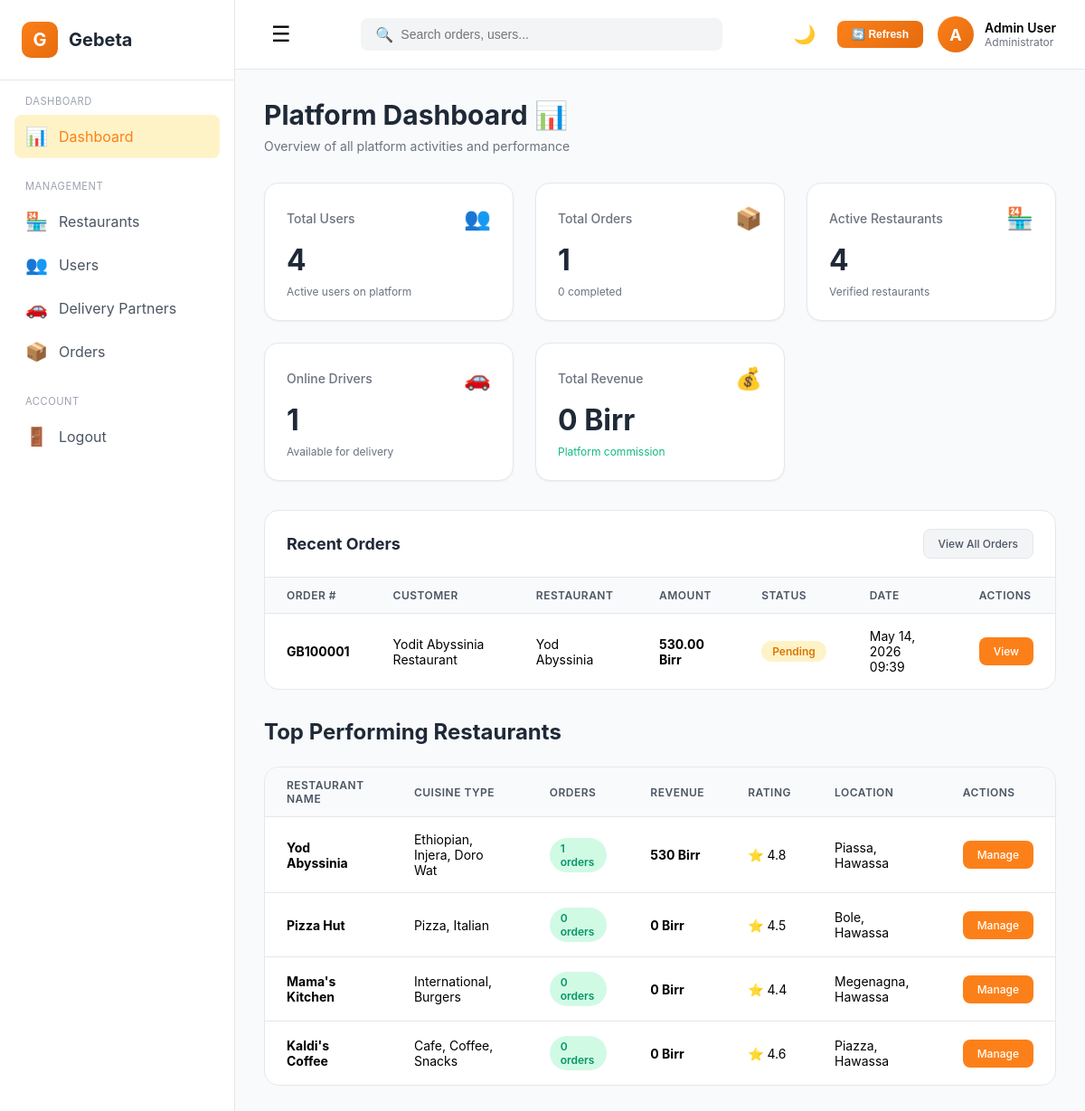
Page /admin/dashboard.php (signed in) on the committed database.
### tables this page shows
CREATE TABLE orders (
    id INT PRIMARY KEY AUTO_INCREMENT,
    order_number VARCHAR(20) UNIQUE NOT NULL,
    user_id INT NOT NULL,
    restaurant_id INT NOT NULL,
    delivery_address TEXT NOT NULL,
    payment_method ENUM('cash', 'bank_transfer', 'telebirr', 'mpesa', 'wallet') DEFAULT 'cash',
    payment_status ENUM('pending', 'paid', 'failed') DEFAULT 'pending',
    total_amount DECIMAL(10,2) NOT NULL,
    delivery_fee DECIMAL(10,2) DEFAULT 0,
    status ENUM('pending', 'confirmed', 'preparing', 'ready', 'out_for_delivery', 'delivered', 'cancelled') DEFAULT 'pending',
    created_at TIMESTAMP DEFAULT CURRENT_TIMESTAMP,
    updated_at TIMESTAMP DEFAULT CURRENT_TIMESTAMP ON UPDATE CURRENT_TIMESTAMP,
    FOREIGN KEY (user_id) REFERENCES users(id) ON DELETE CASCADE,
    FOREIGN KEY (restaurant_id) REFERENCES restaurants(id) ON DELETE CASCADE
);

CREATE TABLE users (
    id INT PRIMARY KEY AUTO_INCREMENT,
    name VARCHAR(100) NOT NULL,
    email VARCHAR(100) UNIQUE NOT NULL,
    phone VARCHAR(20) UNIQUE NOT NULL,
    password VARCHAR(255) NOT NULL,
    google_id VARCHAR(255) UNIQUE DEFAULT NULL,
    role ENUM('customer', 'restaurant', 'admin', 'delivery') DEFAULT 'customer',
    status ENUM('active', 'inactive', 'suspended', 'pending') DEFAULT 'active',
    latitude DECIMAL(10,8) DEFAULT NULL,
    longitude DECIMAL(11,8) DEFAULT NULL,
    location_name VARCHAR(255) DEFAULT NULL,
    profile_picture VARCHAR(255) DEFAULT NULL,
    location_updated_at TIMESTAMP DEFAULT CURRENT_TIMESTAMP ON UPDATE CURRENT_TIMESTAMP,
    email_verified BOOLEAN DEFAULT FALSE,
    verified_at DATETIME NULL,
    created_at TIMESTAMP DEFAULT CURRENT_TIMESTAMP
);

CREATE TABLE restaurants (
    id INT PRIMARY KEY AUTO_INCREMENT,
    user_id INT NOT NULL,
    name VARCHAR(150) NOT NULL,
    description TEXT,
    cuisine_type VARCHAR(200),
    location VARCHAR(200) NOT NULL,
    phone VARCHAR(20) NOT NULL,
    opening_time TIME,
    closing_time TIME,
    image VARCHAR(255),
    rating DECIMAL(2,1) DEFAULT 0.0,
    status ENUM('pending', 'active', 'suspended') DEFAULT 'pending',
    latitude DECIMAL(10,8) DEFAULT NULL,
    longitude DECIMAL(11,8) DEFAULT NULL,
    delivery_time VARCHAR(50) DEFAULT NULL,
    delivery_fee DECIMAL(10,2) DEFAULT 0.00,
    created_at TIMESTAMP DEFAULT CURRENT_TIMESTAMP,
    FOREIGN KEY (user_id) REFERENCES users(id) ON DELETE CASCADE,
    INDEX idx_location (latitude, longitude)
);

### admin/dashboard.php (the view, shortened to what this page needs)
<?php
require_once __DIR__ . '/../includes/db.php';
$adminName = $_SESSION['user']['name'];
$stmt = $pdo->query('SELECT COUNT(*) FROM users');
$totalUsers = $stmt->fetchColumn();
$stmt = $pdo->query('SELECT COUNT(*) FROM orders');
$totalOrders = $stmt->fetchColumn();
$stmt = $pdo->prepare('SELECT COUNT(*) FROM restaurants WHERE status = ?');
$stmt->execute(['active']);
$activeRestaurants = $stmt->fetchColumn();
$stmt = $pdo->prepare('SELECT COUNT(*) FROM delivery_partners WHERE status = ?');
$stmt->execute(['online']);
$activeDeliveryPartners = $stmt->fetchColumn();
$stmt = $pdo->prepare('SELECT SUM(total_amount) FROM orders WHERE payment_status = ?');
$stmt->execute(['completed']);
$totalRevenue = $stmt->fetchColumn() ?: 0;
$stmt = $pdo->prepare('SELECT COUNT(*) FROM orders WHERE payment_status = ?');
$stmt->execute(['completed']);
$completedOrders = $stmt->fetchColumn();
$stmt = $pdo->prepare('
    SELECT o.id, o.order_number, o.status, o.total_amount, o.created_at,
           r.name AS restaurant_name, u.name AS customer_name
    FROM orders o
    JOIN restaurants r ON o.restaurant_id = r.id
    JOIN users u ON o.user_id = u.id
    ORDER BY o.created_at DESC
    LIMIT 10
');
$stmt->execute();
$recentOrders = $stmt->fetchAll(PDO::FETCH_ASSOC);
$stmt = $pdo->prepare('
    SELECT r.id, r.name, r.cuisine_type, r.location, r.rating,
           COUNT(o.id) AS order_count, SUM(o.total_amount) AS total_revenue
    FROM restaurants r
    LEFT JOIN orders o ON r.id = o.restaurant_id
    WHERE r.status = ?
    GROUP BY r.id
    ORDER BY order_count DESC
    LIMIT 6
');
$stmt->execute(['active']);
$topRestaurants = $stmt->fetchAll(PDO::FETCH_ASSOC);
?>
<!DOCTYPE html>
<html lang="en">
<head>
</head>
<body class="admin-theme" id="adminThemeRoot">
    <div class="admin-layout">
        <aside class="admin-sidebar" id="sidebar">
            <div class="sidebar-header">
                <div class="sidebar-logo">G</div>
                <div class="sidebar-title">Gebeta</div>
            </div>
            <nav class="sidebar-nav">
                <div class="nav-section">
                    <div class="nav-section-title">Dashboard</div>
                    <a href="/admin/dashboard.php" class="nav-item active">
                        <span style="font-size: 1.25rem;">📊</span>
                        <span>Dashboard</span>
                    </a>
                </div>
                <div class="nav-section">
                    <div class="nav-section-title">Management</div>
                    <a href="/admin/restaurants.php" class="nav-item">
                        <span style="font-size: 1.25rem;">🏪</span>
                        <span>Restaurants</span>
                    </a>
                    <a href="/admin/users.php" class="nav-item">
                        <span style="font-size: 1.25rem;">👥</span>
                        <span>Users</span>
                    </a>
                    <a href="/admin/delivery-partners.php" class="nav-item">
                        <span style="font-size: 1.25rem;">🚗</span>
                        <span>Delivery Partners</span>
                    </a>
                    <a href="/admin/orders.php" class="nav-item">
                        <span style="font-size: 1.25rem;">📦</span>
                        <span>Orders</span>
                    </a>
                </div>
                <div class="nav-section">
                    <div class="nav-section-title">Account</div>
                    <a href="/logout.php" class="nav-item">
                        <span style="font-size: 1.25rem;">🚪</span>
                        <span>Logout</span>
                    </a>
                </div>
            </nav>
        </aside>
        <main class="admin-main" id="mainContent">
            <header class="admin-header">
                <button class="header-toggle" id="sidebarToggle">☰</button>
                <div class="header-search">
                    <span>🔍</span>
                    <input type="text" class="header-search-input" placeholder="Search orders, users...">
                </div>
                <div class="header-actions">
                    <button class="dark-mode-toggle" id="darkModeToggle" title="Toggle dark mode">🌙</button>
                    <button class="btn-refresh" onclick="location.reload()">🔄 Refresh</button>
                    <div style="display: flex; align-items: center; gap: 0.75rem;">
                        <div class="header-avatar"><?php echo strtoupper(substr($adminName, 0, 1)); ?></div>
                        <div>
                            <div style="font-weight: 600; font-size: 0.875rem;"><?php echo htmlspecialchars($adminName); ?></div>
                            <div style="font-size: 0.75rem; color: #6B7280;">Administrator</div>
                        </div>
                    </div>
                </div>
            </header>
            <div class="admin-content">
                <div class="content-header">
                    <h1 class="content-title">Platform Dashboard 📊</h1>
                    <p class="content-subtitle">Overview of all platform activities and performance</p>
                </div>
                <div class="kpi-grid">
                    <div class="kpi-card">
                        <div class="kpi-header">
                            <span class="kpi-label">Total Users</span>
                            <span class="kpi-icon">👥</span>
                        </div>
                        <div class="kpi-value"><?php echo number_format($totalUsers); ?></div>
                        <div class="kpi-trend">Active users on platform</div>
                    </div>
                    <div class="kpi-card">
                        <div class="kpi-header">
                            <span class="kpi-label">Total Orders</span>
                            <span class="kpi-icon">📦</span>
                        </div>
                        <div class="kpi-value"><?php echo number_format($totalOrders); ?></div>
                        <div class="kpi-trend"><?php echo $completedOrders; ?> completed</div>
                    </div>
                    <div class="kpi-card">
                        <div class="kpi-header">
                            <span class="kpi-label">Active Restaurants</span>
                            <span class="kpi-icon">🏪</span>
                        </div>
                        <div class="kpi-value"><?php echo number_format($activeRestaurants); ?></div>
                        <div class="kpi-trend">Verified restaurants</div>
                    </div>
                    <div class="kpi-card">
                        <div class="kpi-header">
                            <span class="kpi-label">Online Drivers</span>
                            <span class="kpi-icon">🚗</span>
                        </div>
                        <div class="kpi-value"><?php echo number_format($activeDeliveryPartners); ?></div>
                        <div class="kpi-trend">Available for delivery</div>
                    </div>
                    <div class="kpi-card">
                        <div class="kpi-header">
                            <span class="kpi-label">Total Revenue</span>
                            <span class="kpi-icon">💰</span>
                        </div>
                        <div class="kpi-value"><?php echo number_format($totalRevenue, 0); ?> Birr</div>
                        <div class="kpi-trend positive">Platform commission</div>
                    </div>
                </div>
                <?php if (!empty($recentOrders)): ?>
                <div class="data-table-container">
                    <div class="table-header">
                        <h2 class="table-title">Recent Orders</h2>
                        <a href="/admin/orders.php" class="action-btn action-btn-secondary">View All Orders</a>
                    </div>
                    <table class="data-table">
                        <thead>
                            <tr>
                                <th>Order #</th>
                                <th>Customer</th>
                                <th>Restaurant</th>
                                <th>Amount</th>
                                <th>Status</th>
                                <th>Date</th>
                                <th>Actions</th>
                            </tr>
                        </thead>
                        <tbody>
                            <?php foreach ($recentOrders as $order): ?>
                            <tr>
                                <td><strong><?php echo htmlspecialchars($order['order_number']); ?></strong></td>
                                <td><?php echo htmlspecialchars($order['customer_name']); ?></td>
                                <td><?php echo htmlspecialchars($order['restaurant_name']); ?></td>
                                <td><strong><?php echo number_format($order['total_amount'], 2); ?> Birr</strong></td>
                                <td><span class="status-badge <?php echo $order['status']; ?>"><?php echo ucfirst(str_replace('_', ' ', $order['status'])); ?></span></td>
                                <td><?php echo date('M d, Y H:i', strtotime($order['created_at'])); ?></td>
                                <td><a href="/admin/orders.php?id=<?php echo $order['id']; ?>" class="action-btn action-btn-primary">View</a></td>
                            </tr>
                            <?php endforeach; ?>
                        </tbody>
                    </table>
                </div>
                <?php endif; ?>
                <?php if (!empty($topRestaurants)): ?>
                <div class="mt-8">
                    <h2 class="text-2xl mb-6">Top Performing Restaurants</h2>
                    <div class="data-table-container">
                        <table class="data-table">
                            <thead>
                                <tr>
                                    <th>Restaurant Name</th>
                                    <th>Cuisine Type</th>
                                    <th>Orders</th>
                                    <th>Revenue</th>
                                    <th>Rating</th>
                                    <th>Location</th>
                                    <th>Actions</th>
                                </tr>
                            </thead>
                            <tbody>
                                <?php foreach ($topRestaurants as $restaurant): ?>
                                <tr>
                                    <td><strong><?php echo htmlspecialchars($restaurant['name']); ?></strong></td>
                                    <td><?php echo htmlspecialchars($restaurant['cuisine_type']); ?></td>
                                    <td><span class="status-badge active"><?php echo $restaurant['order_count']; ?> orders</span></td>
                                    <td><strong><?php echo number_format($restaurant['total_revenue'] ?: 0, 0); ?> Birr</strong></td>
                                    <td>⭐ <?php echo number_format($restaurant['rating'], 1); ?></td>
                                    <td><?php echo htmlspecialchars($restaurant['location']); ?></td>
                                    <td><a href="/admin/restaurants.php?id=<?php echo $restaurant['id']; ?>" class="action-btn action-btn-primary">Manage</a></td>
                                </tr>
                                <?php endforeach; ?>
                            </tbody>
                        </table>
                    </div>
                </div>
                <?php endif; ?>
            </div>
        </main>
    </div>
</body>
</html>

### rows in the picture
orders: order_number "GB100001", user.name "Yodit Abyssinia Restaurant", restaurant.name "Yod Abyssinia", total_amount "530.00", status "Pending", created_at "May 14, 2026 09:39"
restaurants: name "Yod Abyssinia", cuisine_type "Ethiopian, Injera, Doro Wat", order_count "1", total_revenue "530", rating "4.8", location "Piassa, Hawassa"
restaurants: name "Pizza Hut", cuisine_type "Pizza, Italian", order_count "0", total_revenue "0", rating "4.5", location "Bole, Hawassa"
restaurants: name "Mama's Kitchen", cuisine_type "International, Burgers", order_count "0", total_revenue "0", rating "4.4", location "Megenagna, Hawassa"
restaurants: name "Kaldi's Coffee", cuisine_type "Cafe, Coffee, Snacks", order_count "0", total_revenue "0", rating "4.6", location "Piazza, Hawassa"

### other values in the picture
substr($adminName, 0, 1) "A"
$adminName "Admin User"
$totalUsers "4"
$totalOrders "1"
$completedOrders "0"
$activeRestaurants "4"
$activeDeliveryPartners "1"
$totalRevenue "0"
